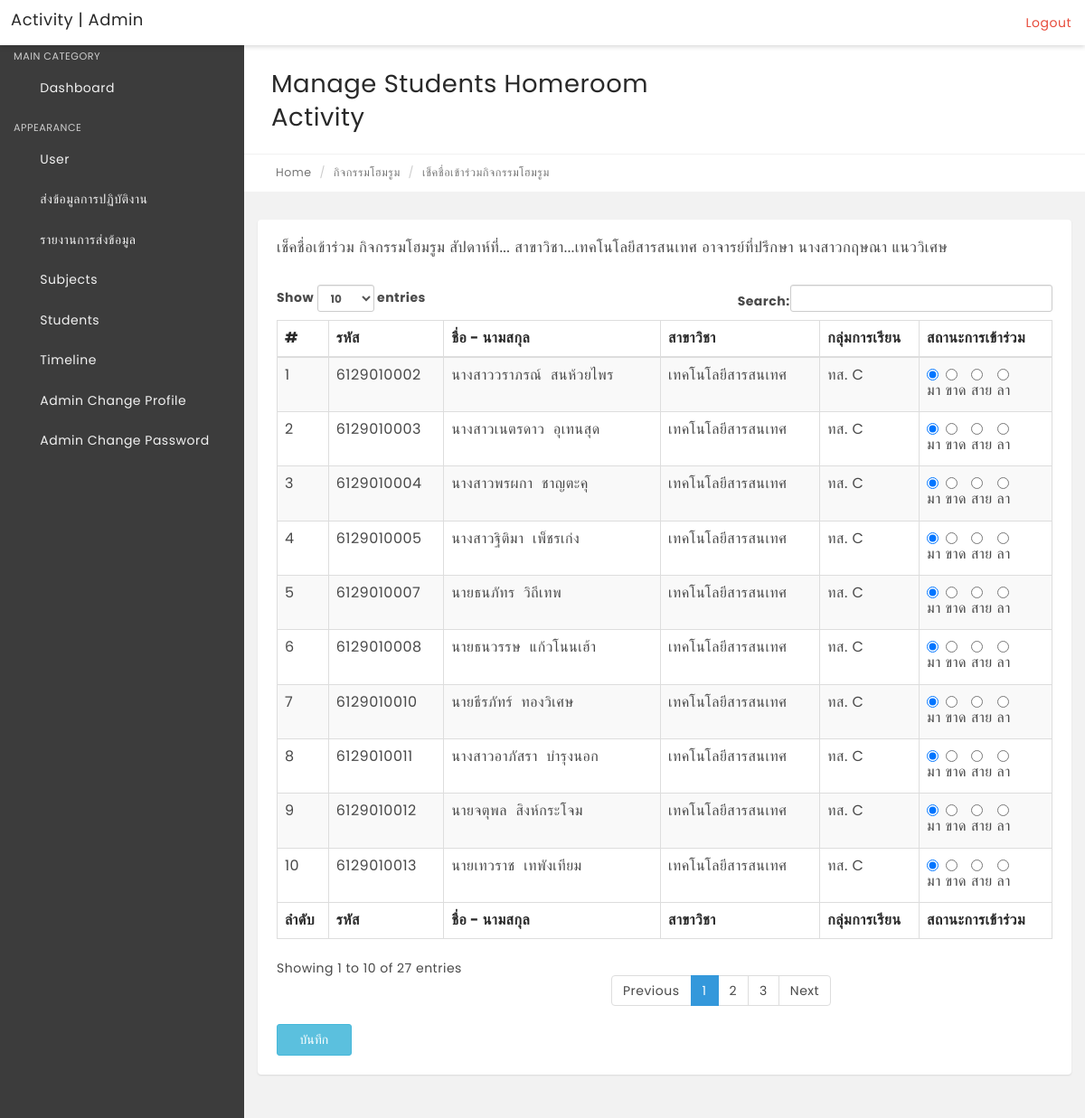
The app's page /manage-students-homeroom/manage-students-homeroom.php with its own data.
### tables this page shows
CREATE TABLE `major` (
  `major_code` varchar(10) NOT NULL COMMENT 'รหัสสาขาวิชา',
  `major_name` varchar(100) NOT NULL COMMENT 'ชื่อสาขาวิชา',
  `major_eng` varchar(100) DEFAULT NULL COMMENT 'ชื่อสาขาวิชาภาษาอังกฤษ',
  `minor_id` varchar(7) NOT NULL COMMENT 'รหัสสาขางาน'
);

CREATE TABLE `general_user` (
  `user_id` varchar(13) NOT NULL COMMENT 'รหัสประจำตัวผู้ใช้งานระบบ',
  `user_name` varchar(30) NOT NULL COMMENT 'ชื่อผู้ใช้งาน',
  `user_lastname` varchar(30) NOT NULL COMMENT 'นามสกุลผู้ใช้งานระบบ',
  `user_position` varchar(10) NOT NULL COMMENT 'ตำแหน่ง',
  `technical_position` varchar(40) DEFAULT NULL COMMENT 'ตำแหน่งทางวิชาการ',
  `position_level` varchar(20) DEFAULT NULL COMMENT 'ระดับ',
  `academic_position` text COMMENT 'ตำแหน่งหน้าที่พิเศษ',
  `user_email` varchar(20) NOT NULL COMMENT 'อีเมล์ผู้ใช้งานระบบ',
  `user_pass` varchar(15) NOT NULL COMMENT 'รหัสผ่านผู้ใช้งานระบบ',
  `major_code` varchar(10) NOT NULL COMMENT 'รหัสสาขาวิชา',
  `minor_id` varchar(7) DEFAULT NULL COMMENT 'รหัสสาขางาน',
  `user_pic` varchar(20) DEFAULT NULL COMMENT 'ชื่อภาพผู้ใช้งานระบบ',
  `signature_id` int(10) DEFAULT NULL COMMENT 'รหัสภาพลายเซนต์',
  `group_id` varchar(11) NOT NULL COMMENT 'รหัสกลุ่มเรียน',
  `co_advisor` tinyint(1) NOT NULL COMMENT 'สถานะการเป็นครูที่ปรึกษาร่วม',
  `user_tel` varchar(10) NOT NULL COMMENT 'เบอร์โทรศัพท์ผู้ใช้ระบบ',
  PRIMARY KEY (`user_id`)
);

CREATE TABLE `student` (
  `student_id` varchar(11) NOT NULL COMMENT 'รหัสประจำตัวนักเรียน',
  `prefix` varchar(15) NOT NULL COMMENT 'คำนำหน้า',
  `std_name` varchar(20) NOT NULL COMMENT 'ชื่อนักเรียน',
  `std_lastname` varchar(20) NOT NULL COMMENT 'นามสกุลนักเรียน',
  `gender` enum('ช','ญ') NOT NULL COMMENT 'เพศ',
  `village` varchar(30) DEFAULT NULL COMMENT 'หมู่บ้าน',
  `Add_number` varchar(6) NOT NULL COMMENT 'บ้านเลขที่',
  `swine` int(5) DEFAULT NULL COMMENT 'หมู่',
  `district` varchar(20) NOT NULL COMMENT 'อำเภอ',
  `sub_distric` varchar(20) NOT NULL COMMENT 'ตำบล',
  `Roard` varchar(50) DEFAULT NULL COMMENT 'ถนน',
  `street` varchar(50) DEFAULT NULL COMMENT 'ซอย',
  `province` varchar(20) NOT NULL COMMENT 'จังหวัด',
  `postal_code` varchar(5) NOT NULL COMMENT 'รหัสไปรษณีย์',
  `std_phone` varchar(10) DEFAULT NULL COMMENT 'หมายเลขโทรศัพท์นักเรียน',
  `std_Mail` varchar(50) DEFAULT NULL COMMENT 'อีเมล์นักเรียน',
  `std_line` varchar(50) DEFAULT NULL COMMENT 'ไลน์ไอดี',
  `std_level` varchar(10) NOT NULL COMMENT 'ระดับชั้น',
  `subject_type` varchar(20) NOT NULL COMMENT 'ประเภทวิชา',
  `std_status` varchar(15) NOT NULL COMMENT 'สถานะ normal, retile, drop',
  `parental_status` varchar(20) DEFAULT NULL COMMENT 'สถานภาพผู้ปกครอง',
  `prefix_dad` varchar(15) DEFAULT NULL COMMENT 'คำนำหน้าชื่อบิดา',
  `dad_name` varchar(20) DEFAULT NULL COMMENT 'ชื่อบิดา',
  `dad_lname` varchar(20) DEFAULT NULL COMMENT 'นามสกุลบิดา',
  `village_dad` varchar(30) DEFAULT NULL COMMENT 'หมู่บ้านบิดา',
  `Add_number_dad` varchar(6) DEFAULT NULL COMMENT 'บ้านเลขที่บิดา',
  `group_dad` int(5) DEFAULT NULL COMMENT 'หมู่บิดา',
  `district_dad` varchar(20) DEFAULT NULL COMMENT 'อำเภอบิดา',
  `sub_distric_dad` varchar(20) DEFAULT NULL COMMENT 'ตำบลบิดา',
  `Roard_dad` varchar(50) DEFAULT NULL COMMENT 'ถนนบิดา',
  `street_dad` varchar(50) DEFAULT NULL COMMENT 'ซอยบิดา',
  `province_dad` varchar(20) DEFAULT NULL COMMENT 'จังหวัดบิดา',
  `postal_code_dad` varchar(5) DEFAULT NULL COMMENT 'รหัสไปรษณีย์บิดา',
  `dad_tel` varchar(10) DEFAULT NULL COMMENT 'เบอร์โทรศัพท์บิดา',
  `living_dad` varchar(15) DEFAULT NULL COMMENT 'การคงชีวิตของบิดา',
  `Disability_dad` varchar(15) DEFAULT NULL COMMENT 'ความพิการของบิดา',
  `occupation_dad` varchar(50) DEFAULT NULL COMMENT 'อาชีพบิดา',
  `dad_salary` int(5) DEFAULT NULL COMMENT 'เงินเดือนบิดา',
  `prefix_mum` varchar(15) DEFAULT NULL COMMENT 'คำนำหน้ามารดา',
  `mum_name` varchar(20) DEFAULT NULL COMMENT 'ชื่อมารดา',
  `mum_lname` varchar(20) DEFAULT NULL COMMENT 'นามสกุลมารดา',
  `village_mum` varchar(30) DEFAULT NULL COMMENT 'หมู่บ้านมารดา',
  `Add_number_mum` varchar(6) DEFAULT NULL COMMENT 'บ้านเลขที่มารดา',
  `group_mum` int(5) DEFAULT NULL COMMENT 'หมู่มารดา',
  `district_mum` varchar(20) DEFAULT NULL COMMENT 'อำเภอมารดา',
  `sub_distric_mum` varchar(20) DEFAULT NULL COMMENT 'ตำบลมารดา',
  `Roard_mum` varchar(50) DEFAULT NULL COMMENT 'ถนนมารดา',
  `street_mum` varchar(50) DEFAULT NULL COMMENT 'ซอยมารดา',
  `province_mum` varchar(20) DEFAULT NULL COMMENT 'จังหวัดมารดา',
  `postal_code_mum` varchar(5) DEFAULT NULL COMMENT 'รหัสไปรษณีย์มารดา',
  `living_mum` varchar(15) DEFAULT NULL COMMENT 'การคงชีวิตของมารดา',
  `Disability_mum` varchar(15) DEFAULT NULL COMMENT 'ความพิการของมารดา',
  `occupation_mum` varchar(50) DEFAULT NULL COMMENT 'อาชีพมารดา',
  `mum_salary` int(5) DEFAULT NULL COMMENT 'เงินเดือนมารดา',
  `mum_tel` varchar(10) DEFAULT NULL COMMENT 'เบอร์โทรศัพท์มารดา',
  `prefix_parents` varchar(15) DEFAULT NULL COMMENT 'คำนำหน้าผู้ปกครอง',
  `parents_name` varchar(20) DEFAULT NULL COMMENT 'ชื่อผู้ปกครอง',
  `parents_lname` varchar(20) DEFAULT NULL COMMENT 'นามสกุลผู้ปกครอง',
  `village_parents` varchar(30) DEFAULT NULL COMMENT 'หมู่บ้านผู้ปกครอง',
  `Add_number_parents` varchar(6) DEFAULT NULL COMMENT 'บ้านเลขที่ผู้ปกครอง',
  `group_parents` int(5) DEFAULT NULL COMMENT 'หมู่ผู้ปกครอง',
  `district_parents` varchar(20) DEFAULT NULL COMMENT 'อำเภอผู้ปกครอง',
  `sub_distric_parents` varchar(20) DEFAULT NULL COMMENT 'ตำบลผู้ปกครอง',
  `Roard_parents` varchar(50) DEFAULT NULL COMMENT 'ถนนผู้ปกครอง',
  `street_parents` varchar(50) DEFAULT NULL COMMENT 'ซอยผู้ปกครอง',
  `province_parents` varchar(20) DEFAULT NULL COMMENT 'จังหวัดผู้ปกครอง',
  `postal_code_parents` varchar(5) DEFAULT NULL COMMENT 'รหัสไปรษณีย์ผู้ปกครอง',
  `occupation_parents` varchar(50) DEFAULT NULL COMMENT 'อาชีพผู้ปกครอง',
  `parents_salary` int(5) DEFAULT NULL COMMENT 'เงินเดือนผู้ปกครอง',
  `parents_tel` varchar(10) DEFAULT NULL COMMENT 'เบอร์โทรศัพท์ผู้ปกครอง',
  `village_Caddress` varchar(30) DEFAULT NULL COMMENT 'หมู่บ้านปัจจุบัน/หอพัก',
  `Add_number_Caddress` varchar(6) DEFAULT NULL COMMENT 'บ้านเลขที่ปัจจุบัน/หอพัก',
  `group_Caddress` int(5) DEFAULT NULL COMMENT 'หมู่ปัจจุบัน/หอพัก',
  `district_Caddress` varchar(20) DEFAULT NULL COMMENT 'อำเภอปัจจุบัน/หอพัก',
  `sub_distric_Caddress` varchar(20) DEFAULT NULL COMMENT 'ตำบลปัจจุบัน/หอพัก',
  `Roard_Caddress` varchar(50) DEFAULT NULL COMMENT 'ถนนปัจจุบัน/หอพัก',
  `street_Caddress` varchar(50) DEFAULT NULL COMMENT 'ซอยปัจจุบัน/หอพัก',
  `province_Caddress` varchar(20) DEFAULT NULL COMMENT 'จังหวัดปัจจุบัน/หอพัก',
  `postal_code_Caddress` varchar(5) DEFAULT NULL COMMENT 'รหัสไปรษณีย์ปัจจุบัน/หอพัก',
  `tel_Caddress` varchar(10) DEFAULT NULL COMMENT 'เบอร์โทรศัพท์ที่อยู่ปัจจุบัน/หอพัก',
  `Address_location` varchar(30) DEFAULT NULL COMMENT 'พิกัดบ้านตามทะเบียนบ้าน/ติดต่อได้',
  `Cur_Address_location` varchar(30) DEFAULT NULL COMMENT 'พิกัดบ้านพัก/หอพัก',
  `std_pass` varchar(15) DEFAULT NULL COMMENT 'รหัสผ่านเข้าสู่ระบบ',
  `major_id` varchar(10) NOT NULL COMMENT 'รหัสสาขาวิชา',
  `minor_id` varchar(7) DEFAULT NULL COMMENT 'รหัสสาขางาน',
  `user_id` varchar(13) NOT NULL COMMENT 'รหัสประจำตัวผู้ใช้งานระบบ',
  `group_id` varchar(11) NOT NULL COMMENT 'รหัสกลุ่มเรียน',
  PRIMARY KEY (`student_id`)
);

### manage-students-homeroom/manage-students-homeroom.php (the view, shortened to what this page needs)
<?php
include('../includes/config.inc.php');
?>
<?php
  $user = '7071003';
  $sql = "SELECT * FROM general_user as u
            INNER JOIN student_group as sg ON u.user_id = sg.user_id
            INNER JOIN student as s ON s.group_id = sg.group_id where u.user_id = '$user' ";
  $result = mysqli_query($conn, $sql);
  $sql1 = "SELECT * FROM student as s
  INNER JOIN major as mj ON s.major_id = mj.major_code where s.user_id = '$user' ";
  $result1 = mysqli_query($conn, $sql1);
  $row1 = mysqli_fetch_assoc($result1);
  $major_name = $row1['major_name'];
  $row = mysqli_fetch_assoc($result);
  ?>
<!DOCTYPE html>
<html lang="en">
    <head>
        <link rel="stylesheet" href="../css/bootstrap.min.css" media="screen" >
        <link rel="stylesheet" href="../css/font-awesome.min.../" media="screen" >
        <link rel="stylesheet" href="../css/animate-css/animate.min.css" media="screen" >
        <link rel="stylesheet" href="../css/lobipanel/lobipanel.min.css" media="screen" >
        <link rel="stylesheet" href="../css/prism/prism.css" media="screen" >
        <link rel="stylesheet" type="../text/css" href="../js/DataTables/datatables.min.css"/>
        <link rel="stylesheet" href="../css/main.css" media="screen" >
        <link rel="stylesheet" href="https://cdn.jsdelivr.net/npm/icheck-bootstrap@3.0.1/icheck-bootstrap.min.css" />
    </head>
<body class="top-navbar-fixed">
  <div class="main-wrapper">
   <?php include('../includes/topbar.php');?>
            <div class="content-wrapper">
                <div class="content-container">
   <?php include('../includes/leftbar-user.php');?>
                    <div class="main-page">
                        <div class="container-fluid">
                            <div class="row page-title-div">
                                <div class="col-md-6">
                                    <h2 class="title">Manage Students Homeroom Activity</h2>
                                </div>
                            </div>
                            <div class="row breadcrumb-div">
                                <div class="col-md-6">
                                    <ul class="breadcrumb">
            							<li><a href="dashboard.php"><i class="fa fa-home"></i> Home</a></li>
                                        <li>กิจกรรมโฮมรูม</li>
            							<li class="active">เช็คชื่อเข้าร่วมกิจกรรมโฮมรูม</li>
            						</ul>
                                </div>
                            </div>
                        </div>
                        <section class="section">
                            <div class="container-fluid">
                                <div class="row">
                                    <div class="col-md-12">
                                        <div class="panel">
                                            <div class="panel-heading">
                                                <div class="panel-title">
                                                 <h5>เช็คชื่อเข้าร่วม  กิจกรรมโฮมรูม สัปดาห์ที่.<?php echo $_SESSION["week1"]  ?>.. สาขาวิชา...<?php echo $row1['major_name']?> อาจารย์ที่ปรึกษา  <?php echo $row['user_name'];?></h5>
                                                </div>
                                            </div>
                                            <div class="panel-body p-20">
                                                <table id="example" class="display table table-striped table-bordered" cellspacing="0" width="100%">
                                                    <thead>
                                                        <tr>
                                                            <th>#</th>
                                                            <th>รหัส </th>
                                                            <th>ชื่อ - นามสกุล</th>
                                                            <th>สาขาวิชา</th>
                                                            <th>กลุ่มการเรียน</th>
                                                            <th>สถานะการเข้าร่วม</th>
                                                        </tr>
                                                    </thead>
                                                    <tfoot>
                                                        <tr>
                                                        <th>ลำดับ</th>
                                                            <th>รหัส </th>
                                                            <th>ชื่อ - นามสกุล</th>
                                                            <th>สาขาวิชา</th>
                                                            <th>กลุ่มการเรียน</th>
                                                            <th>สถานะการเข้าร่วม</th>
                                                        </tr>
                                                    </tfoot>
                                                    <form action="manage-students-homeroom.php" method="POST" >
                                                    <tbody>
<?php
  $no = 0;
  $id = 0;
  $number= 0;
  while($row = mysqli_fetch_assoc($result)) {
    $number++;
   $std_level = $row['std_level'];
?>
                                                         <tr>
                                                            <td><?php echo $number;?></td>
                                                            <td><?php echo $row['student_id'];?></td>
                                                            <td> <?php echo $row['prefix'].$row['std_name']."&nbsp;&nbsp;".$row['std_lastname'];?></td>
                                                            <td><?php echo $major_name;?></td>
                                                            <td><?php echo $std_level;?></td>
                                                            <td>
                                                            <div class="radio icheck-emerland">
                                                                <input type="radio" id="emerland<?php echo $id ?>" name="check_[<?php echo $no ?>]" value="1"  checked/>
                                                                <label for="emerland<?php echo $id ?>">มา</label>
                                                            </div>
                                                            <?php
                                                            $id++ ;
                                                            ?>
                                                            <div class="radio icheck-pomegranate">
                                                                <input type="radio"  id="pomegranate<?php echo $id ?>" name="check_[<?php echo $no ?>]" value="2" />
                                                                <label for="pomegranate<?php echo $id ?>">ขาด</label>
                                                            </div>
                                                            <?php
                                                            $id++ ;
                                                            ?>
                                                            <div class="radio icheck-amethyst">
                                                                <input type="radio"  id="pomegranate<?php echo $id ?>" name="check_[<?php echo $no ?>]" value="3" />
                                                                <label for="pomegranate<?php echo $id ?>">สาย</label>
                                                            </div>
                                                            <?php
                                                            $id++;
                                                            ?>
                                                            <div class="radio icheck-sunflower">
                                                                <input type="radio"  id="pomegranate<?php echo $id ?>" name="check_[<?php echo $no ?>]" value="4" />
                                                                <label for="pomegranate<?php echo $id ?>">ลา</label>
                                                            </div>
                                                            </td>
                                                            </tr>
<?php
$no++;
}
?>
                                                    </tbody>
                                                </table>
                                                <input type="submit" name="submit" class="btn btn-sm btn-info" value="บันทึก" />
                                            </div>
                                        </div>
                                    </div>
                                                </div>
                                            </div>
                                        </div>
                                    </div>
                                </div>
                            </div>
    </body>
</html>

### records on screen
major: major_name "เทคโนโลยีสารสนเทศ"
general_user: user_name "นางสาวกฤษณา แนววิเศษ", student.student_id "6129010002", student.prefix "นางสาว", student.std_name "วราภรณ์", student.std_lastname "สนห้วยไพร", student.std_level "ทส. C", student.student_id "6129010003", student.std_name "เนตรดาว", student.std_lastname "อุเทนสุด", student.student_id "6129010004", student.std_name "พรผกา", student.std_lastname "ชาญตะคุ", student.student_id "6129010005", student.std_name "ฐิติมา", student.std_lastname "เพ็ชรเก่ง", student.student_id "6129010007", student.prefix "นาย", student.std_name "ธนภัทร", student.std_lastname "วิถีเทพ", student.student_id "6129010008", student.std_name "ธนวรรษ", student.std_lastname "แก้วโนนเฮ้า", student.student_id "6129010010", student.std_name "ธีรภัทร์", student.std_lastname "ทองวิเศษ", student.student_id "6129010011", student.std_name "อาภัสรา", student.std_lastname "บำรุงนอก", student.student_id "6129010012", student.std_name "จตุพล", student.std_lastname "สิงห์กระโจม", student.student_id "6129010013", student.std_name "เทวราช", student.std_lastname "เทพังเทียม"
